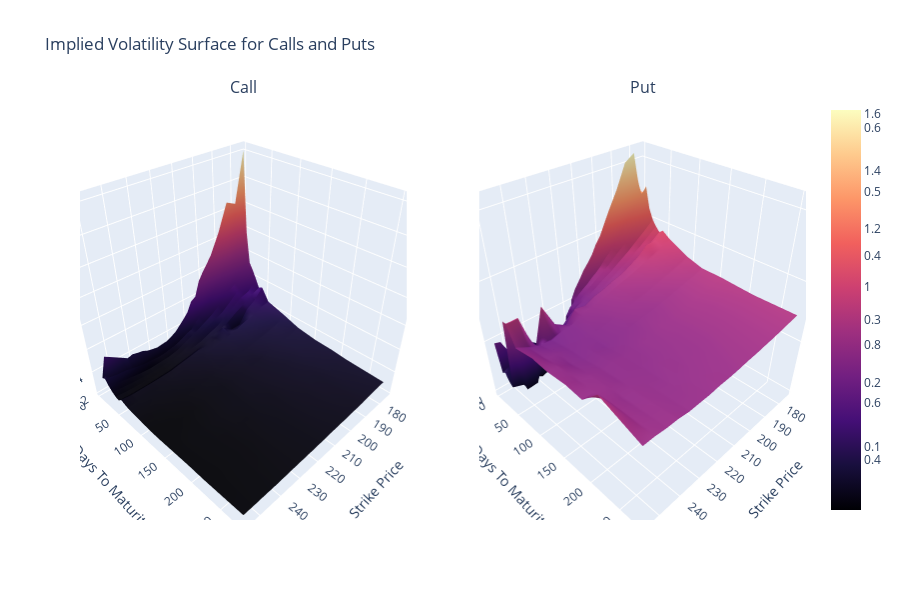

This figure's notebook cell:
### Markdown cell above
#### Volatility Surface Plot

### Code cell
# Create the surface plot
fig = make_subplots(rows=1, cols=2, subplot_titles=("Call", "Put"),
                    specs=[[{"type": "surface"}, {"type": "surface"}]])
for index, opt_type in enumerate(["Call", "Put"]):
    plot_data = options_data[opt_type]["Implied Volatility"].unstack(0).interpolate(method="linear")

    x, y = np.meshgrid(plot_data.index, plot_data.columns)
    z = plot_data.values.T

    fig.add_trace(go.Surface(z=z, x=x, y=y, colorscale="Magma"), row=1, col=index + 1)

fig.update_layout(
    title="Implied Volatility Surface for Calls and Puts",
    scene=dict(
        xaxis_title="Strike Price",
        yaxis_title="Days To Maturity",
        zaxis_title="Implied Volatility"
    ),
    scene2=dict(
        xaxis_title="Strike Price",
        yaxis_title="Days To Maturity",
        zaxis_title="Implied Volatility"
    ),
    height=600
)
fig.show()

### Figure 1 — Plotly figure (JSON) as saved in the notebook; plotly's stock layout.template omitted (floating-point values rounded to 4 significant figures; data arrays with more than 128 entries replaced by an {"elided": "..."} marker saying what was removed)
{"data": [{"colorscale": [[0, "#000004"], [0.1111, "#180f3d"], [0.2222, "#440f76"], [0.3333, "#721f81"], [0.4444, "#9e2f7f"], [0.5556, "#cd4071"], [0.6667, "#f1605d"], [0.7778, "#fd9668"], [0.8889, "#feca8d"], [1, "#fcfdbf"]], "scene": "scene", "type": "surface", "x": {"elided": "14x29 float values"}, "y": {"elided": "14x29 int values"}, "z": {"elided": "14x29 float values"}}, {"colorscale": [[0, "#000004"], [0.1111, "#180f3d"], [0.2222, "#440f76"], [0.3333, "#721f81"], [0.4444, "#9e2f7f"], [0.5556, "#cd4071"], [0.6667, "#f1605d"], [0.7778, "#fd9668"], [0.8889, "#feca8d"], [1, "#fcfdbf"]], "scene": "scene2", "type": "surface", "x": {"elided": "14x29 float values"}, "y": {"elided": "14x29 int values"}, "z": {"elided": "14x29 float values"}}], "layout": {"annotations": [{"font": {"size": 16}, "showarrow": false, "text": "Call", "x": 0.225, "xanchor": "center", "xref": "paper", "y": 1, "yanchor": "bottom", "yref": "paper"}, {"font": {"size": 16}, "showarrow": false, "text": "Put", "x": 0.775, "xanchor": "center", "xref": "paper", "y": 1, "yanchor": "bottom", "yref": "paper"}], "height": 600, "scene": {"domain": {"x": [0, 0.45], "y": [0, 1]}, "xaxis": {"title": {"text": "Strike Price"}}, "yaxis": {"title": {"text": "Days To Maturity"}}, "zaxis": {"title": {"text": "Implied Volatility"}}}, "scene2": {"domain": {"x": [0.55, 1], "y": [0, 1]}, "xaxis": {"title": {"text": "Strike Price"}}, "yaxis": {"title": {"text": "Days To Maturity"}}, "zaxis": {"title": {"text": "Implied Volatility"}}}, "title": {"text": "Implied Volatility Surface for Calls and Puts"}}}
